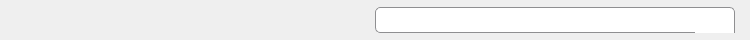
<?xml version="1.0" encoding="UTF-8"?>
<ui version="4.0">
 <class>AttributeLineeditStr</class>
 <widget class="QWidget" name="AttributeLineeditStr">
  <property name="geometry">
   <rect>
    <x>0</x>
    <y>0</y>
    <width>750</width>
    <height>40</height>
   </rect>
  </property>
  <property name="minimumSize">
   <size>
    <width>575</width>
    <height>40</height>
   </size>
  </property>
  <layout class="QHBoxLayout" name="horizontalLayout_3">
   <property name="spacing">
    <number>10</number>
   </property>
   <property name="leftMargin">
    <number>15</number>
   </property>
   <property name="topMargin">
    <number>7</number>
   </property>
   <property name="rightMargin">
    <number>15</number>
   </property>
   <property name="bottomMargin">
    <number>7</number>
   </property>
   <item>
    <widget class="QLabel" name="num_attrib">
     <property name="minimumSize">
      <size>
       <width>50</width>
       <height>26</height>
      </size>
     </property>
     <property name="maximumSize">
      <size>
       <width>50</width>
       <height>26</height>
      </size>
     </property>
     <property name="font">
      <font>
       <family>Segoe UI</family>
       <pointsize>10</pointsize>
      </font>
     </property>
     <property name="alignment">
      <set>Qt::AlignCenter</set>
     </property>
    </widget>
   </item>
   <item>
    <widget class="QLabel" name="name_attrib">
     <property name="minimumSize">
      <size>
       <width>240</width>
       <height>26</height>
      </size>
     </property>
     <property name="maximumSize">
      <size>
       <width>240</width>
       <height>26</height>
      </size>
     </property>
     <property name="font">
      <font>
       <family>Segoe UI</family>
       <pointsize>10</pointsize>
       <weight>75</weight>
       <bold>true</bold>
      </font>
     </property>
    </widget>
   </item>
   <item>
    <widget class="QLabel" name="type_attrib">
     <property name="minimumSize">
      <size>
       <width>40</width>
       <height>26</height>
      </size>
     </property>
     <property name="maximumSize">
      <size>
       <width>40</width>
       <height>26</height>
      </size>
     </property>
     <property name="font">
      <font>
       <family>Segoe UI</family>
       <pointsize>9</pointsize>
       <weight>75</weight>
       <bold>true</bold>
      </font>
     </property>
     <property name="styleSheet">
      <string notr="true">QLabel{color: grey; }</string>
     </property>
     <property name="alignment">
      <set>Qt::AlignCenter</set>
     </property>
    </widget>
   </item>
   <item>
    <layout class="QHBoxLayout" name="horizontalLayout">
     <property name="spacing">
      <number>0</number>
     </property>
     <item>
      <widget class="QPlainTextEdit" name="value_attrib">
       <property name="sizePolicy">
        <sizepolicy hsizetype="Expanding" vsizetype="Fixed">
         <horstretch>0</horstretch>
         <verstretch>0</verstretch>
        </sizepolicy>
       </property>
       <property name="minimumSize">
        <size>
         <width>100</width>
         <height>26</height>
        </size>
       </property>
       <property name="font">
        <font>
         <family>Segoe UI</family>
         <pointsize>10</pointsize>
        </font>
       </property>
       <property name="acceptDrops">
        <bool>false</bool>
       </property>
       <property name="styleSheet">
        <string notr="true">QPlainTextEdit{padding-left: 5px; border: 1px solid #8f8f91; border-right-width: 0px; border-top-left-radius:5px; border-bottom-left-radius: 5px; background: #fff}</string>
       </property>
       <property name="verticalScrollBarPolicy">
        <enum>Qt::ScrollBarAlwaysOff</enum>
       </property>
       <property name="horizontalScrollBarPolicy">
        <enum>Qt::ScrollBarAlwaysOff</enum>
       </property>
       <property name="tabChangesFocus">
        <bool>false</bool>
       </property>
       <property name="backgroundVisible">
        <bool>false</bool>
       </property>
      </widget>
     </item>
     <item>
      <layout class="QGridLayout" name="gridLayout">
       <property name="spacing">
        <number>0</number>
       </property>
       <item row="1" column="0" colspan="2">
        <widget class="QLabel" name="label">
         <property name="sizePolicy">
          <sizepolicy hsizetype="Preferred" vsizetype="Minimum">
           <horstretch>0</horstretch>
           <verstretch>0</verstretch>
          </sizepolicy>
         </property>
         <property name="styleSheet">
          <string notr="true">QLabel{border: 1px solid #8f8f91; border-left-width: 0px; border-top-width: 0px; border-bottom-right-radius: 5px; background-color:#FFFFFF; }</string>
         </property>
         <property name="text">
          <string/>
         </property>
        </widget>
       </item>
       <item row="0" column="1">
        <widget class="QPushButton" name="formatting_bt">
         <property name="minimumSize">
          <size>
           <width>40</width>
           <height>26</height>
          </size>
         </property>
         <property name="maximumSize">
          <size>
           <width>40</width>
           <height>26</height>
          </size>
         </property>
         <property name="font">
          <font>
           <family>Segoe UI</family>
           <pointsize>10</pointsize>
          </font>
         </property>
         <property name="styleSheet">
          <string notr="true">QPushButton{border: 1px solid #8f8f91; border-left-width: 0px; padding-left: 1px; border-bottom-width: 0px; padding-bottom: 1px; border-top-right-radius: 5px ; background-color:#FFFFFF; }
QPushButton:hover{border-left-width: 1px; border-bottom-width: 1px; padding: 0px; background-color: qlineargradient(spread:pad, x1:0, y1:0, x2:0, y2:1, stop:0 #F8F8F8, stop:1 #8FADCC); }
QPushButton:pressed{border-left-width: 1px; border-bottom-width: 1px; padding: 0px; background-color: qlineargradient(spread:pad, x1:0, y1:0, x2:0, y2:1, stop:0 #8FADCC, stop:1 #F8F8F8); }</string>
         </property>
         <property name="icon">
          <iconset resource="../icones/icons.qrc">
           <normaloff>:/Images/format.png</normaloff>:/Images/format.png</iconset>
         </property>
         <property name="iconSize">
          <size>
           <width>16</width>
           <height>16</height>
          </size>
         </property>
         <property name="flat">
          <bool>true</bool>
         </property>
        </widget>
       </item>
      </layout>
     </item>
    </layout>
   </item>
  </layout>
 </widget>
 <resources>
  <include location="../icones/icons.qrc"/>
 </resources>
 <connections/>
</ui>
